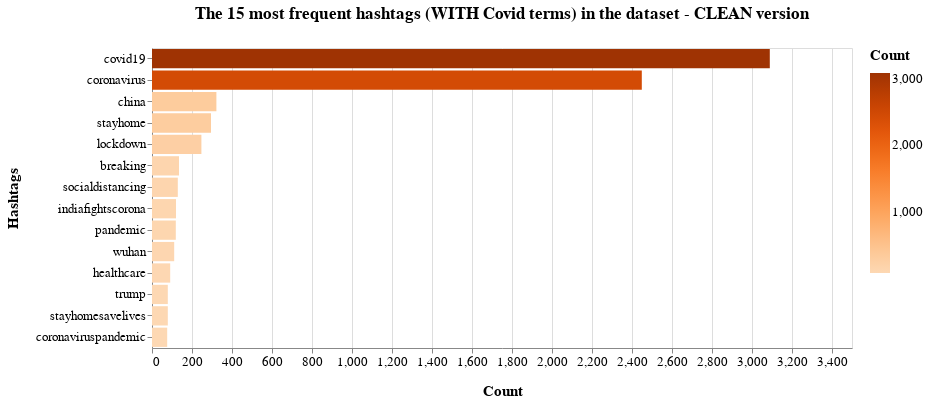

Write notebook code for a chart like this one.
### Markdown cell above
In order to have a better bar chart some hashtags with a similar meaning have been deleted, the result is the following:

### Code cell
l2 = ["covid2019","staysafe","stayathome","covid_19","covidー19","covid","corona","coronavirusoutbreak"]
l3 = [x for x in cmt_list_covid if x not in l2]

clean_out = dict(nltk.FreqDist(l3))


clean_df = pd.DataFrame.from_dict(clean_out, orient='index').reset_index()
clean_df = clean_df.rename(columns={'index':'Hashtags', 0:'Count'})
#print(df)
#alt.renderers.enable('altair_viewer',inline=True)

#range=['#fdecec','#E46060','#ec4545','#e81616','#b91212','#b91212','#5c0909']
clean_chart = alt.Chart(
    clean_df
).mark_bar().encode(
    x=alt.X('Count:Q'),
    y=alt.Y('Hashtags:N',sort='-x'),
    color=alt.Color('Count:Q',scale=alt.Scale(scheme="oranges"))
).transform_window(
    rank='rank(Count)',
    sort=[alt.SortField('Count', order='descending')]
).transform_filter(
    (alt.datum.rank < 15)
).properties(
    width=700,
    height=300,
    title = "The 15 most frequent hashtags (WITH Covid terms) in the dataset - CLEAN version"
).configure_title(
    fontSize=17,
    offset=25
).configure_axis(
    labelFontSize=13,
    titleFontSize=15,
    titlePadding=15
).configure_legend(
    gradientThickness=20,
    titleFontSize=15,
    labelFontSize=13,
    titlePadding=10
)

clean_chart

### Figure 1 — Vega-Lite specification as saved in the notebook (floating-point values rounded to 4 significant figures; data arrays with more than 128 entries replaced by an {"elided": "..."} marker saying what was removed)
{"config": {"view": {"continuousWidth": 400, "continuousHeight": 300}, "axis": {"labelFontSize": 13, "titleFontSize": 15, "titlePadding": 15}, "legend": {"gradientThickness": 20, "labelFontSize": 13, "titleFontSize": 15, "titlePadding": 10}, "title": {"fontSize": 17, "offset": 25}}, "data": {"name": "data-5a56751fe365145cf1a613d6e021c7a4"}, "mark": "bar", "encoding": {"color": {"type": "quantitative", "field": "Count", "scale": {"scheme": "oranges"}}, "x": {"type": "quantitative", "field": "Count"}, "y": {"type": "nominal", "field": "Hashtags", "sort": "-x"}}, "height": 300, "title": "The 15 most frequent hashtags (WITH Covid terms) in the dataset - CLEAN version", "transform": [{"window": [{"op": "rank", "field": "Count", "as": "rank"}], "sort": [{"field": "Count", "order": "descending"}]}, {"filter": "(datum.rank < 15)"}], "width": 700, "$schema": "https://vega.github.io/schema/vega-lite/v4.8.1.json", "datasets": {"data-5a56751fe365145cf1a613d6e021c7a4": {"elided": "19719 records"}}}
